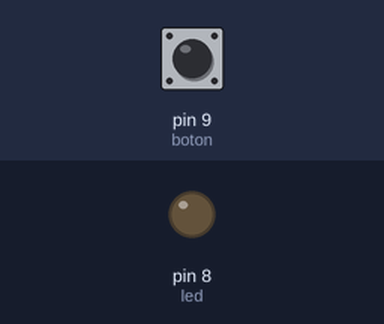
A sketch run on a simulated Arduino Uno, built with avr-gcc and run on an emulated ATmega328P. Shown: output pins drawn as LEDs (lit = HIGH). The test bench sets the inputs (shaded band); at power-on: pin 9 (boton) LOW.

Above: at 1.2 s.
1.3 s: pin 9 (boton) pulled HIGH for 0.15 s
At 2.2 s:
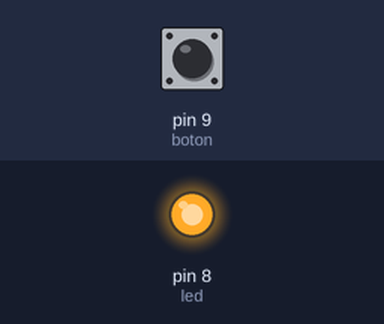
2.9 s: pin 9 (boton) pulled HIGH for 1 s
At 4.1 s:
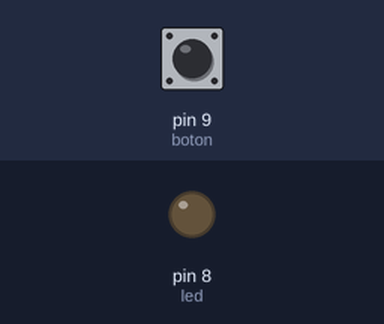
5.4 s: pin 9 (boton) pulled HIGH for 3.2 s
At 7.2 s:
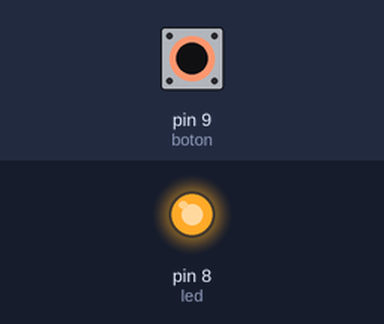
Timing chart, 0 to 8.7 s (numbered marks = the images above; inputs shaded):
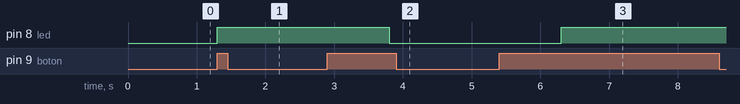

Measured:
- after the input at 1.3 s, pin 8 (led): LOW → HIGH at once
- after the input at 2.9 s, pin 8 (led): HIGH → LOW after 0.90 s
- after the input at 5.4 s, pin 8 (led): LOW → HIGH after 0.90 s

The sketch:

led_con_interruptor.ino
```cpp
/*led con interruptor*/
int boton=9;//el pulsador se encuentra en el pin digital 9
int led=8; // el led se encuentra en el pin digital 8
int estadoBoton = 0; // Variable para almacenar el estado del botón
int estadoLed = LOW; // Variable para almacenar el estado del LED

void setup() {
  pinMode(boton,INPUT); // definir salida
  pinMode(led,OUTPUT); // definir entrada
  digitalWrite(led,LOW);//cuando se inicie el programa que el led este apagado
  //Serial.begin(9600);
}

void loop() {
  estadoBoton = digitalRead(boton);// para que lea el boton y sepa si esta 1/0
  //Serial.print("Estado boton =");
  //Serial.println(estadoBoton);
  if (estadoBoton == HIGH) { // Si el botón está presionado
    estadoLed = !estadoLed; // Cambiar el estado del LED
    digitalWrite(led, estadoLed); // Encender o apagar el LED según el estado
    delay(2500); // Pequeña pausa para evitar el rebote del botón
  }
}
```
